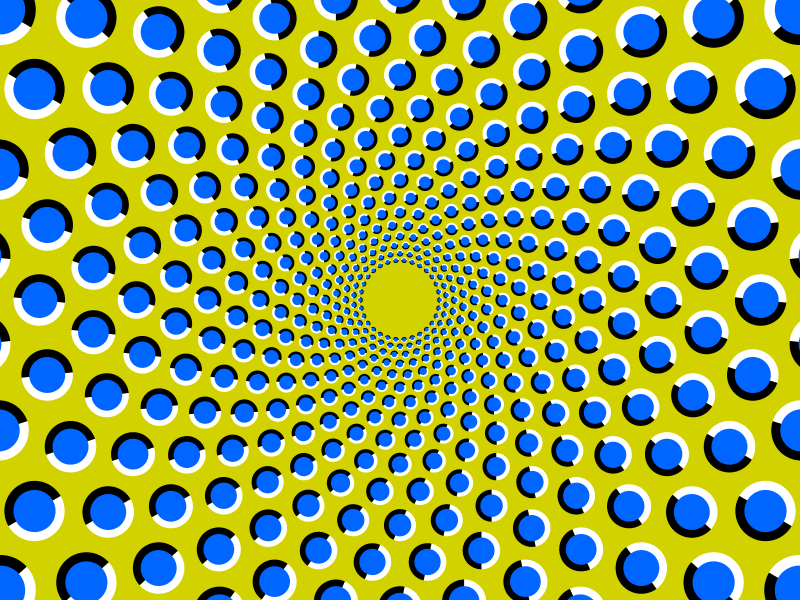
Frame 1 (no input)
Frame 2 (the mouse pressed at the canvas centre, redrawn once): identical to frame 1, image omitted

The Processing sketch that drew this single still picture (run headless with seeded random() and noise(); the mouse was pressed at the canvas centre and the sketch redrawn once):

// Processing sketch: processing_141568
// ── processing_141568.pde


// This is what I understand by dynamic drawing.
// In this artwork I used the logarithmic spiral parametric 
// equation. More information may be found here:
// http://mathworld.wolfram.com/LogarithmicSpiral.html
// So, how is this possible? Each individual circle goes 
// from dark to bright and back to dark again. When these 
// elements are repeated over and over, the pattern triggers 
// the motion detectors in the brain. When these detectors 
// are triggered you are about to see motion, whether it's 
// present or not. :)

// I completed this Coursera Course before this one:
// https://www.coursera.org/records/euMnBmPBDu59cqFf

// Variables
int i = 0;
int a = 40;
float b = 1.5;

//Define Color Palette
color[] pallete = {#FFFFFF, #000000, color(1, 102, 255),color(210, 210, 0)};

//Create setup code block
void setup()
{
  size(800, 600);
  smooth();
  noStroke();
  frameRate(30);
}

//Create the draw code block
void draw()
{
  background(pallete[3]);
  translate (width/2, height/2);
  // spiral
  for (int i=0; i<30; i++)
  {
    rotate(TWO_PI/30);
    for (float theta = 0; theta < TWO_PI; theta = theta + PI/30)
    {
      float r = a * exp(b*theta);
      float x  = r * cos (theta);
      float y  = r * sin (theta);
      // bright
      fill(pallete[0]);
      arc(x, y, r/7, r/7, -PI/2, PI/2);
      // dark
      fill(pallete[1]);
      arc(x, y, r/7, r/7, PI/2, 3*TWO_PI/4);
      // inner blue
      fill(pallete[2]);
      ellipse (x, y, r/10, r/10);
    }
  }
  noLoop();
}
